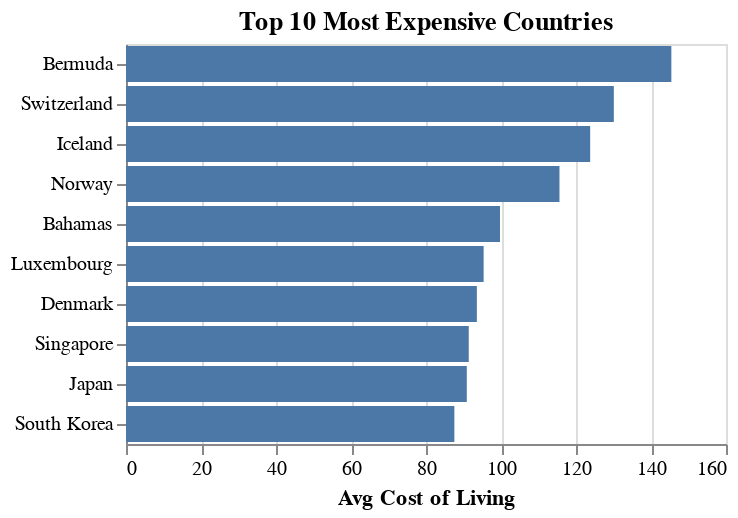

Source (notebook cell):
### Code cell
# Barplot for top 10 cost of living
chart = (
    top_10_countries.plot.bar(
        x="Avg Cost of Living",
        y=alt.Y("Country", sort="-x")
    )
    .properties(
        title="Top 10 Most Expensive Countries"
    )
    .configure_axisY(
        title=None
    )
)

chart

### Figure 1 — Vega-Lite specification as saved in the notebook (floating-point values rounded to 4 significant figures)
{"config": {"view": {"continuousWidth": 300, "continuousHeight": 300}, "axisY": {"title": null}}, "data": {"name": "data-09baaaf6b9f23dfc69cbff6dd5052a73"}, "mark": {"type": "bar", "tooltip": true}, "encoding": {"x": {"field": "Avg Cost of Living", "type": "quantitative"}, "y": {"field": "Country", "sort": "-x", "type": "nominal"}}, "params": [{"name": "param_1", "select": {"type": "interval", "encodings": ["x", "y"]}, "bind": "scales"}], "title": "Top 10 Most Expensive Countries", "$schema": "https://vega.github.io/schema/vega-lite/v5.20.1.json", "datasets": {"data-09baaaf6b9f23dfc69cbff6dd5052a73": [{"Country": "Bermuda", "Avg Cost of Living": 145.4}, {"Country": "Switzerland", "Avg Cost of Living": 130.1}, {"Country": "Iceland", "Avg Cost of Living": 123.8}, {"Country": "Norway", "Avg Cost of Living": 115.6}, {"Country": "Bahamas", "Avg Cost of Living": 99.73}, {"Country": "Luxembourg", "Avg Cost of Living": 95.37}, {"Country": "Denmark", "Avg Cost of Living": 93.56}, {"Country": "Singapore", "Avg Cost of Living": 91.4}, {"Country": "Japan", "Avg Cost of Living": 90.88}, {"Country": "South Korea", "Avg Cost of Living": 87.56}]}}
